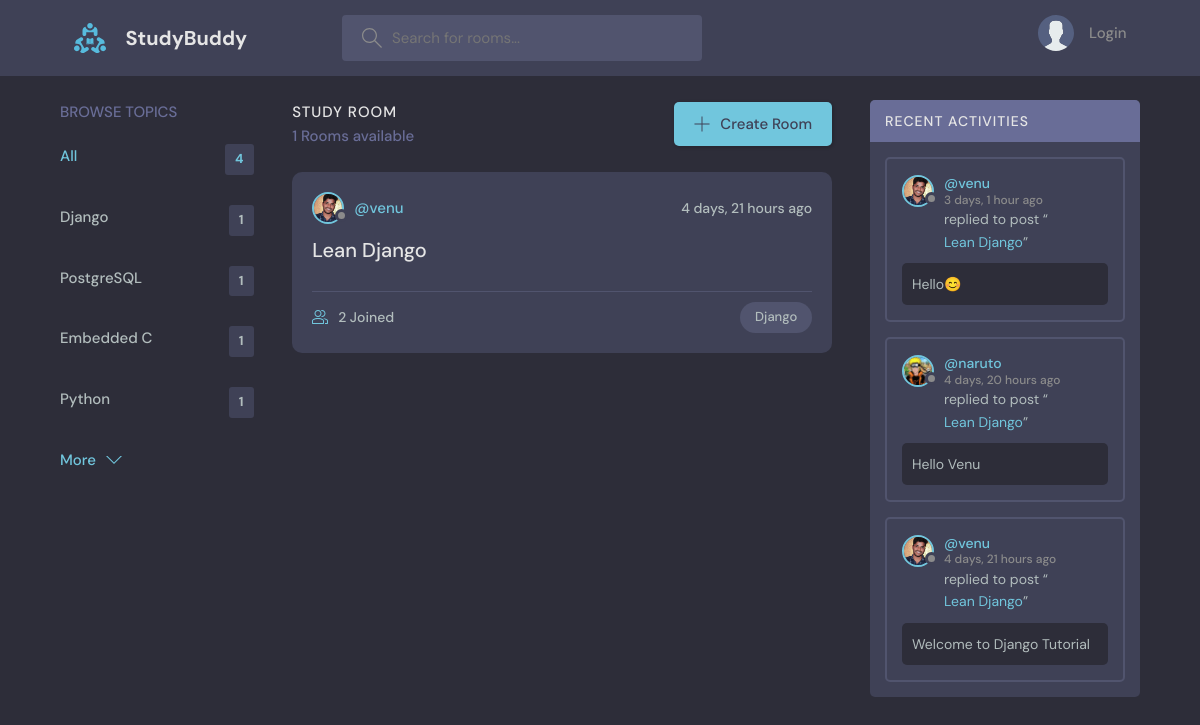
Screenshot of /?q=Django with the database file from the repository.
### base/models.py (models this page shows, shortened)
class Topic(models.Model):
    name =models.CharField(max_length=200)

class Room(models.Model):
    host = models.ForeignKey(User, on_delete=models.SET_NULL, null=True)
    topic = models.ForeignKey(Topic, on_delete=models.SET_NULL, null=True)
    name = models.CharField(max_length=200)
    description = models.TextField(null=True, blank=True)
    participants = models.ManyToManyField(User, related_name='participants', blank=True)
    updated = models.DateTimeField(auto_now=True)
    created = models.DateTimeField(auto_now_add=True)
    class Meta:
        ordering = ['-updated', '-created']
    def __str__(self):
        return self.name

class User(AbstractUser):
    name = models.CharField(max_length=200, null=True)
    email = models.EmailField(unique=True, null=True)
    bio = models.TextField(null=True)
    avatar = models.ImageField(null=True, default="avatar.svg")
    USERNAME_FIELD = 'email'
    REQUIRED_FIELDS = []

class Message(models.Model):
    user = models.ForeignKey(User, on_delete=models.CASCADE)
    room = models.ForeignKey(Room, on_delete=models.CASCADE)
    body = models.TextField()
    updated = models.DateTimeField(auto_now=True)
    created = models.DateTimeField(auto_now_add=True)
    class Meta:
        ordering = ['-updated', '-created']
    def __str__(self):
        return self.body[0:50]

### base/views.py (the view)
# urls.py: path('', views.home, name='home'),
def home(request):
    q = request.GET.get('q') if request.GET.get('q') != None else ''
    rooms = Room.objects.filter(
        Q(topic__name__icontains = q) |
        Q(name__icontains=q) |
        Q(description__icontains=q)
        )
    rooms_count = rooms.count()
    topics = Topic.objects.all()
    room_messages = Message.objects.filter(Q(room__topic__name__icontains=q))
    context = {'rooms': rooms, 'topics': topics, 'rooms_count': rooms_count, 'room_messages': room_messages}
    return render(request, 'base/home.html', context)

### base/templates/base/home.html (shortened to what this page needs)
{% extends 'main.html' %}
{% block content %}
<main class="layout layout--3">
  <div class="container">
    {% include 'base/components/topics_component.html' %}
    <div class="roomList">
      <div class="roomList__header">
        <div>
          <h2>Study Room</h2>
          <p>{{rooms_count}} Rooms available</p>
        </div>
        <a class="btn btn--main" href="{% url 'create-room' %}">
          <svg version="1.1" xmlns="http://www.w3.org/2000/svg" width="32" height="32" viewBox="0 0 32 32">
            <title>add</title>
            <path
              d="M16.943 0.943h-1.885v14.115h-14.115v1.885h14.115v14.115h1.885v-14.115h14.115v-1.885h-14.115v-14.115z">
            </path>
          </svg>
          Create Room
        </a>
      </div>
      {% include 'base/components/feed_component.html' %}
    </div>
     {% include 'base/components/activity_component.html' %}
  </div>
</main>
{% endblock %}

### base/templates/base/components/topics_component.html
<div class="topics">
    <div class="topics__header">
        <h2>Browse Topics</h2>
    </div>
    <ul class="topics__list">
        <li>
            <a href="{% url 'home' %}" class="active">All <span>{{topics.count}}</span></a>
        </li>
        {% for topic in topics|slice:":5" %}
        <li>
            <a href="{% url 'home' %}?q={{topic.name}}">{{topic.name}} <span>{{topic.room_set.all.count}}</span></a>
        </li>
        {% endfor %}
    </ul>
    <a class="btn btn--link" href="{% url 'topics' %}">
        More
        <svg version="1.1" xmlns="http://www.w3.org/2000/svg" width="32" height="32" viewBox="0 0 32 32">
            <title>chevron-down</title>
            <path d="M16 21l-13-13h-3l16 16 16-16h-3l-13 13z"></path>
        </svg>
    </a>
</div>

### base/templates/base/components/feed_component.html (shortened to what this page needs)
{% if rooms %}
{% for room in rooms %}
<div class="roomListRoom">
    <div class="roomListRoom__header">
        <a href="{% url 'user-profile' room.host.id %}" class="roomListRoom__author">
            <div class="avatar avatar--small">
                <img src="{{room.host.avatar.url}}" />
            </div>
            <span>@{{room.host.username}}</span>
        </a>
        <div class="roomListRoom__actions">
            <span>{{room.created | timesince}} ago</span>
        </div>
    </div>
    <div class="roomListRoom__content">
        <a href="{% url 'room' room.id %}">{{room.name}}</a>
    </div>
    <div class="roomListRoom__meta">
        <a href="{% url 'room' room.id %}" class="roomListRoom__joined">
            {{room.participants.all.count}} Joined
        </a>
        <p class="roomListRoom__topic">{{room.topic.name}}</p>
    </div>
</div>
{% endfor %}
{% else %}
<h3 style="text-align: center;">No rooms available</h3>
{% endif %}

### base/templates/base/components/activity_component.html (shortened to what this page needs)
<div class="activities">
  <div class="activities__header">
    <h2>Recent Activities</h2>
  </div>
  {% for message in room_messages %}
  <div class="activities__box">
    <div class="activities__boxHeader roomListRoom__header">
      <a href="{% url 'user-profile' message.user.id %}" class="roomListRoom__author">
        <div class="avatar avatar--small">
          <img src="{{message.user.avatar.url}}" />
        </div>
        <p>
          @{{message.user.username}}
          <span>{{message.created | timesince}} ago</span>
        </p>
      </a>
    </div>
    <div class="activities__boxContent">
      <p>replied to post “<a href="{% url 'room' message.room.id %}">{{message.room}}</a>”</p>
      <div class="activities__boxRoomContent">
        {{message}}
      </div>
    </div>
  </div>
  {% endfor %}
</div>

### rows the page displays
Topic: name "Django", room_set.all.count "1"
Topic: name "PostgreSQL", room_set.all.count "1"
Topic: name "Embedded C", room_set.all.count "1"
Topic: name "Python", room_set.all.count "1"
Room: host.avatar (picture), host.username "venu", created "4 days, 21 hours", name "Lean Django", participants.all.count "2", topic.name "Django"
Message: user.avatar (picture), user.username "venu", created "3 days, 1 hour", room "Lean Django", body "Hello😊"
Message: user.avatar (picture), user.username "naruto", created "4 days, 20 hours", room "Lean Django", body "Hello Venu"
Message: user.avatar (picture), user.username "venu", created "4 days, 21 hours", room "Lean Django", body "Welcome to Django Tutorial"

### other values shown
{{ topics.count }} "4"
{{ rooms_count }} "1"
